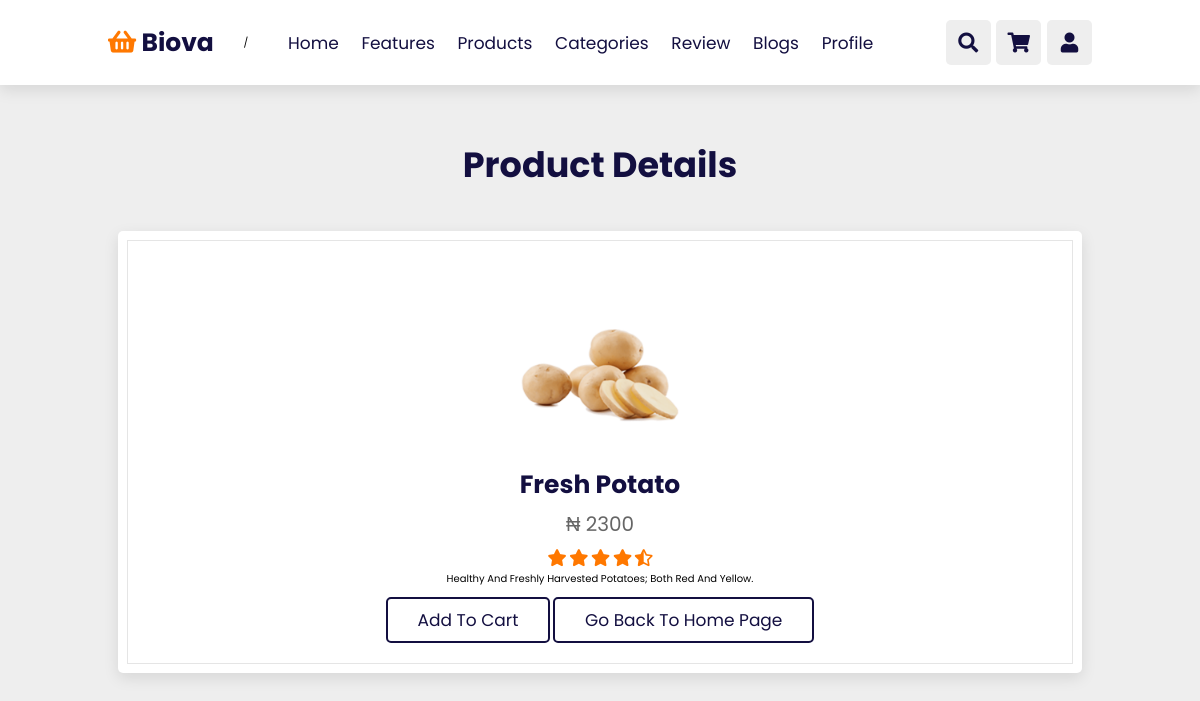
/product/1/, run on the app's committed database.
### Biova/models.py (models this page shows, shortened)
class Product(models.Model):
    name = models.CharField(max_length= 20)
    picture = models.ImageField()
    price = models.IntegerField()
    description = models.TextField(default= "type details here")

### Biova/views.py (the view)
# urls.py: path('product/<int:pk>/', ProductDetailView.as_view(), name="detail"),
class ProductDetailView(DetailView):
    model = Product
    fields = "__all__"

### Biova/templates/Biova/product_detail.html (shortened to what this page needs)
{% extends "Biova/base.html" %}
{% load static %}
{% block content %}
<section class="products" id="products">
    <div id="product-list">
        <h1 class="heading" style="margin-top: 10%; text-align: center;">Product Details</h1>
        <div class="swiper product-slider">
            <div class="swiper-wrapper">
                <div class="swiper-slide box">
                    <img src="{{ product.picture.url }}" alt="Product Image">
                    <h3>{{ product.name }}</h3>
                    <div class="price">₦ {{ product.price }}</div>
                    <div class="stars">
                        <i class="fas fa-star"></i>
                        <i class="fas fa-star"></i>
                        <i class="fas fa-star"></i>
                        <i class="fas fa-star"></i>
                        <i class="fas fa-star-half-alt"></i>
                    </div>
                    <p class="description">{{ product.description }}</p>
                    <a href="#" class="btn">Add to Cart</a>
                    <a href="{% url 'Biova:index' %}" class="btn">Go back to home page</a>
                </div>
            </div>
        </div>
    </div>
</section>
{% endblock %}

### Biova/templates/Biova/base.html (shortened to what this page needs)
{% load static %}
<!DOCTYPE html>
<html lang="en">
<head>
    <link rel="stylesheet" href="https://unpkg.com/swiper@7/swiper-bundle.min.css" />
    <link rel="stylesheet" href="https://cdnjs.cloudflare.com/ajax/libs/font-awesome/5.15.4/css/all.min.css">
    <link rel="stylesheet" href="{% static 'Biova/style.css' %}">
</head>
<header class="header">
    <a href="#" class="logo"> <i class="fas fa-shopping-basket"></i> Biova </a>
    {% url 'Biova:index' %}
    <nav class="navbar">
        <a href="#home">home</a>
        <a href="#features">features</a>
        <a href="#products">products</a>
        <a href="#categories">categories</a>
        <a href="#review">review</a>
        <a href="#blogs">blogs</a>
        <a href="{% url 'profile' %}">profile</a>
    </nav>
    <div class="icons">
        <div class="fas fa-search" id="search-btn"></div>
        <div class="fas fa-shopping-cart" id="cart-btn"></div>
    {% if request.user.is_authenticated %}
        <a href="{% url 'logout' %}">
            <div class="fas fa-user" id="login-btn"></div>
        </a>
    {% else %}
        <a href="{% url 'login' %}">
            <div class="fas fa-user" id="login-btn"></div>
        </a>
    {% endif  %}
        </div>
</header>
    {% block content %}
    {% endblock %}

### Biova/static/Biova/style.css (style rules this page uses)
:root { --orange:#ff7800; --black:#130f40; --light-color:#666; --box-shadow:0 .5rem 1.5rem rgba(0,0,0,.1); --border:.2rem solid rgba(0,0,0,.1); --outline:.1rem solid rgba(0,0,0,.1); --outline-hover:.2rem solid var(--black); }
* { font-family: 'Poppins', sans-serif; margin:0; padding:0; box-sizing: border-box; outline: none; border:none; text-decoration: none; text-transform: capitalize; transition: all .2s linear; }
html { font-size: 62.5%; overflow-x: hidden; scroll-behavior: smooth; scroll-padding-top: 7rem; }
section { padding:2rem 9%; }
.heading { text-align: center; padding:2rem 0; padding-bottom: 3rem; font-size: 3.5rem; color:var(--black); }
.btn { margin-top: 1rem; display: inline-block; padding:.8rem 3rem; font-size: 1.7rem; border-radius: .5rem; border:.2rem solid var(--black); color:var(--black); cursor: pointer; background: none; }
.header { position: fixed; top:0; left:0; right: 0; z-index: 1000; display: flex; align-items: center; justify-content: space-between; padding:2rem 9%; background:#fff; box-shadow: var(--box-shadow); }
.header .logo { font-size: 2.5rem; font-weight: bolder; color:var(--black); }
.header .logo i { color:var(--orange); }
.header .navbar a { font-size: 1.7rem; margin:0 1rem; color:var(--black); }
.header .icons div { height: 4.5rem; width: 4.5rem; line-height: 4.5rem; border-radius: .5rem; background: #eee; color:var(--black); font-size: 2rem; margin-left: .3rem; cursor: pointer; text-align: center; }
.products .product-slider { padding:1rem; }
.products .product-slider .box { background: #fff; border-radius: .5rem; text-align: center; padding:3rem 2rem; outline-offset: -1rem; outline: var(--outline); box-shadow: var(--box-shadow); transition: .2s linear; }
.products .product-slider .box img { height:20rem; }
.products .product-slider .box h3 { font-size: 2.5rem; color:var(--black); }
.products .product-slider .box .price { font-size: 2rem; color:var(--light-color); padding:.5rem 0; }
.products .product-slider .box .stars i { font-size: 1.7rem; color:var(--orange); padding:.5rem 0; }

### data on the page
Product: picture (picture), name "Fresh Potato", price "2300", description "Healthy And Freshly Harvested Potatoes; Both Red And Yellow."
